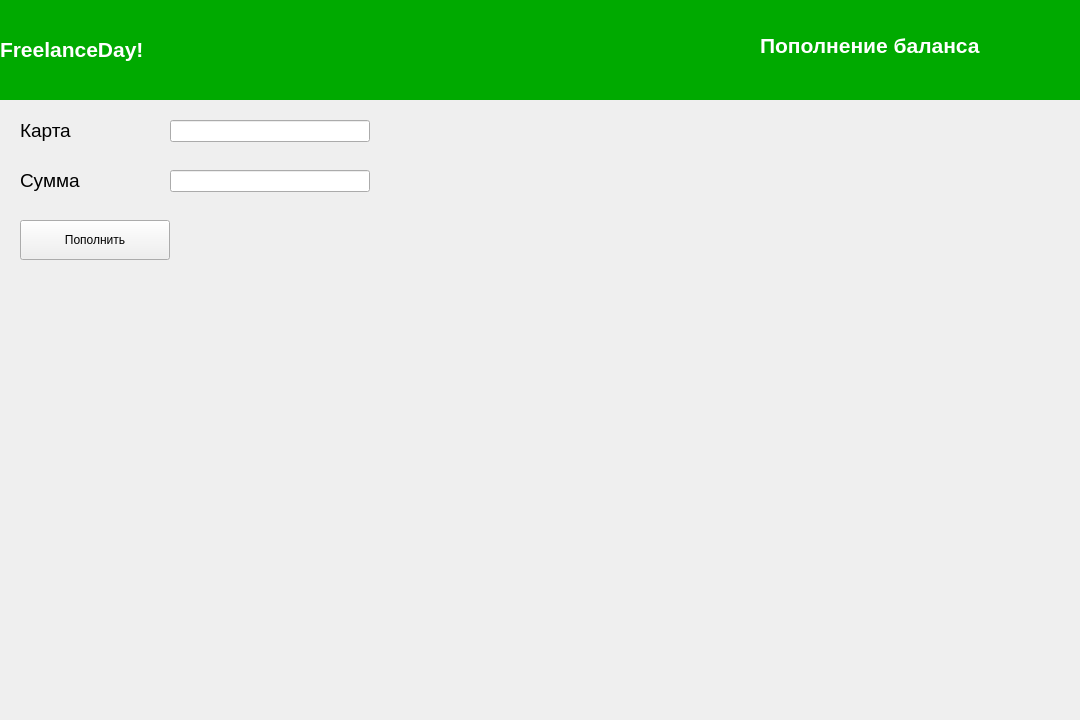
<?xml version="1.0" encoding="UTF-8"?>
<ui version="4.0">
 <class>Form</class>
 <widget class="QWidget" name="Form">
  <property name="geometry">
   <rect>
    <x>0</x>
    <y>0</y>
    <width>1080</width>
    <height>720</height>
   </rect>
  </property>
  <property name="windowTitle">
   <string>Form</string>
  </property>
  <widget class="QLabel" name="label">
   <property name="geometry">
    <rect>
     <x>0</x>
     <y>0</y>
     <width>1080</width>
     <height>100</height>
    </rect>
   </property>
   <property name="palette">
    <palette>
     <active>
      <colorrole role="WindowText">
       <brush brushstyle="SolidPattern">
        <color alpha="255">
         <red>0</red>
         <green>0</green>
         <blue>0</blue>
        </color>
       </brush>
      </colorrole>
      <colorrole role="Button">
       <brush brushstyle="SolidPattern">
        <color alpha="255">
         <red>0</red>
         <green>170</green>
         <blue>0</blue>
        </color>
       </brush>
      </colorrole>
      <colorrole role="Light">
       <brush brushstyle="SolidPattern">
        <color alpha="255">
         <red>0</red>
         <green>255</green>
         <blue>0</blue>
        </color>
       </brush>
      </colorrole>
      <colorrole role="Midlight">
       <brush brushstyle="SolidPattern">
        <color alpha="255">
         <red>0</red>
         <green>212</green>
         <blue>0</blue>
        </color>
       </brush>
      </colorrole>
      <colorrole role="Dark">
       <brush brushstyle="SolidPattern">
        <color alpha="255">
         <red>0</red>
         <green>85</green>
         <blue>0</blue>
        </color>
       </brush>
      </colorrole>
      <colorrole role="Mid">
       <brush brushstyle="SolidPattern">
        <color alpha="255">
         <red>0</red>
         <green>113</green>
         <blue>0</blue>
        </color>
       </brush>
      </colorrole>
      <colorrole role="Text">
       <brush brushstyle="SolidPattern">
        <color alpha="255">
         <red>0</red>
         <green>0</green>
         <blue>0</blue>
        </color>
       </brush>
      </colorrole>
      <colorrole role="BrightText">
       <brush brushstyle="SolidPattern">
        <color alpha="255">
         <red>255</red>
         <green>255</green>
         <blue>255</blue>
        </color>
       </brush>
      </colorrole>
      <colorrole role="ButtonText">
       <brush brushstyle="SolidPattern">
        <color alpha="255">
         <red>0</red>
         <green>0</green>
         <blue>0</blue>
        </color>
       </brush>
      </colorrole>
      <colorrole role="Base">
       <brush brushstyle="SolidPattern">
        <color alpha="255">
         <red>255</red>
         <green>255</green>
         <blue>255</blue>
        </color>
       </brush>
      </colorrole>
      <colorrole role="Window">
       <brush brushstyle="SolidPattern">
        <color alpha="255">
         <red>0</red>
         <green>170</green>
         <blue>0</blue>
        </color>
       </brush>
      </colorrole>
      <colorrole role="Shadow">
       <brush brushstyle="SolidPattern">
        <color alpha="255">
         <red>0</red>
         <green>0</green>
         <blue>0</blue>
        </color>
       </brush>
      </colorrole>
      <colorrole role="AlternateBase">
       <brush brushstyle="SolidPattern">
        <color alpha="255">
         <red>127</red>
         <green>212</green>
         <blue>127</blue>
        </color>
       </brush>
      </colorrole>
      <colorrole role="ToolTipBase">
       <brush brushstyle="SolidPattern">
        <color alpha="255">
         <red>255</red>
         <green>255</green>
         <blue>220</blue>
        </color>
       </brush>
      </colorrole>
      <colorrole role="ToolTipText">
       <brush brushstyle="SolidPattern">
        <color alpha="255">
         <red>0</red>
         <green>0</green>
         <blue>0</blue>
        </color>
       </brush>
      </colorrole>
     </active>
     <inactive>
      <colorrole role="WindowText">
       <brush brushstyle="SolidPattern">
        <color alpha="255">
         <red>0</red>
         <green>0</green>
         <blue>0</blue>
        </color>
       </brush>
      </colorrole>
      <colorrole role="Button">
       <brush brushstyle="SolidPattern">
        <color alpha="255">
         <red>0</red>
         <green>170</green>
         <blue>0</blue>
        </color>
       </brush>
      </colorrole>
      <colorrole role="Light">
       <brush brushstyle="SolidPattern">
        <color alpha="255">
         <red>0</red>
         <green>255</green>
         <blue>0</blue>
        </color>
       </brush>
      </colorrole>
      <colorrole role="Midlight">
       <brush brushstyle="SolidPattern">
        <color alpha="255">
         <red>0</red>
         <green>212</green>
         <blue>0</blue>
        </color>
       </brush>
      </colorrole>
      <colorrole role="Dark">
       <brush brushstyle="SolidPattern">
        <color alpha="255">
         <red>0</red>
         <green>85</green>
         <blue>0</blue>
        </color>
       </brush>
      </colorrole>
      <colorrole role="Mid">
       <brush brushstyle="SolidPattern">
        <color alpha="255">
         <red>0</red>
         <green>113</green>
         <blue>0</blue>
        </color>
       </brush>
      </colorrole>
      <colorrole role="Text">
       <brush brushstyle="SolidPattern">
        <color alpha="255">
         <red>0</red>
         <green>0</green>
         <blue>0</blue>
        </color>
       </brush>
      </colorrole>
      <colorrole role="BrightText">
       <brush brushstyle="SolidPattern">
        <color alpha="255">
         <red>255</red>
         <green>255</green>
         <blue>255</blue>
        </color>
       </brush>
      </colorrole>
      <colorrole role="ButtonText">
       <brush brushstyle="SolidPattern">
        <color alpha="255">
         <red>0</red>
         <green>0</green>
         <blue>0</blue>
        </color>
       </brush>
      </colorrole>
      <colorrole role="Base">
       <brush brushstyle="SolidPattern">
        <color alpha="255">
         <red>255</red>
         <green>255</green>
         <blue>255</blue>
        </color>
       </brush>
      </colorrole>
      <colorrole role="Window">
       <brush brushstyle="SolidPattern">
        <color alpha="255">
         <red>0</red>
         <green>170</green>
         <blue>0</blue>
        </color>
       </brush>
      </colorrole>
      <colorrole role="Shadow">
       <brush brushstyle="SolidPattern">
        <color alpha="255">
         <red>0</red>
         <green>0</green>
         <blue>0</blue>
        </color>
       </brush>
      </colorrole>
      <colorrole role="AlternateBase">
       <brush brushstyle="SolidPattern">
        <color alpha="255">
         <red>127</red>
         <green>212</green>
         <blue>127</blue>
        </color>
       </brush>
      </colorrole>
      <colorrole role="ToolTipBase">
       <brush brushstyle="SolidPattern">
        <color alpha="255">
         <red>255</red>
         <green>255</green>
         <blue>220</blue>
        </color>
       </brush>
      </colorrole>
      <colorrole role="ToolTipText">
       <brush brushstyle="SolidPattern">
        <color alpha="255">
         <red>0</red>
         <green>0</green>
         <blue>0</blue>
        </color>
       </brush>
      </colorrole>
     </inactive>
     <disabled>
      <colorrole role="WindowText">
       <brush brushstyle="SolidPattern">
        <color alpha="255">
         <red>0</red>
         <green>85</green>
         <blue>0</blue>
        </color>
       </brush>
      </colorrole>
      <colorrole role="Button">
       <brush brushstyle="SolidPattern">
        <color alpha="255">
         <red>0</red>
         <green>170</green>
         <blue>0</blue>
        </color>
       </brush>
      </colorrole>
      <colorrole role="Light">
       <brush brushstyle="SolidPattern">
        <color alpha="255">
         <red>0</red>
         <green>255</green>
         <blue>0</blue>
        </color>
       </brush>
      </colorrole>
      <colorrole role="Midlight">
       <brush brushstyle="SolidPattern">
        <color alpha="255">
         <red>0</red>
         <green>212</green>
         <blue>0</blue>
        </color>
       </brush>
      </colorrole>
      <colorrole role="Dark">
       <brush brushstyle="SolidPattern">
        <color alpha="255">
         <red>0</red>
         <green>85</green>
         <blue>0</blue>
        </color>
       </brush>
      </colorrole>
      <colorrole role="Mid">
       <brush brushstyle="SolidPattern">
        <color alpha="255">
         <red>0</red>
         <green>113</green>
         <blue>0</blue>
        </color>
       </brush>
      </colorrole>
      <colorrole role="Text">
       <brush brushstyle="SolidPattern">
        <color alpha="255">
         <red>0</red>
         <green>85</green>
         <blue>0</blue>
        </color>
       </brush>
      </colorrole>
      <colorrole role="BrightText">
       <brush brushstyle="SolidPattern">
        <color alpha="255">
         <red>255</red>
         <green>255</green>
         <blue>255</blue>
        </color>
       </brush>
      </colorrole>
      <colorrole role="ButtonText">
       <brush brushstyle="SolidPattern">
        <color alpha="255">
         <red>0</red>
         <green>85</green>
         <blue>0</blue>
        </color>
       </brush>
      </colorrole>
      <colorrole role="Base">
       <brush brushstyle="SolidPattern">
        <color alpha="255">
         <red>0</red>
         <green>170</green>
         <blue>0</blue>
        </color>
       </brush>
      </colorrole>
      <colorrole role="Window">
       <brush brushstyle="SolidPattern">
        <color alpha="255">
         <red>0</red>
         <green>170</green>
         <blue>0</blue>
        </color>
       </brush>
      </colorrole>
      <colorrole role="Shadow">
       <brush brushstyle="SolidPattern">
        <color alpha="255">
         <red>0</red>
         <green>0</green>
         <blue>0</blue>
        </color>
       </brush>
      </colorrole>
      <colorrole role="AlternateBase">
       <brush brushstyle="SolidPattern">
        <color alpha="255">
         <red>0</red>
         <green>170</green>
         <blue>0</blue>
        </color>
       </brush>
      </colorrole>
      <colorrole role="ToolTipBase">
       <brush brushstyle="SolidPattern">
        <color alpha="255">
         <red>255</red>
         <green>255</green>
         <blue>220</blue>
        </color>
       </brush>
      </colorrole>
      <colorrole role="ToolTipText">
       <brush brushstyle="SolidPattern">
        <color alpha="255">
         <red>0</red>
         <green>0</green>
         <blue>0</blue>
        </color>
       </brush>
      </colorrole>
     </disabled>
    </palette>
   </property>
   <property name="autoFillBackground">
    <bool>true</bool>
   </property>
   <property name="text">
    <string>&lt;html&gt;&lt;head/&gt;&lt;body&gt;&lt;p&gt;&lt;span style=&quot; font-size:16pt; font-weight:600; color:#ffffff;&quot;&gt;FreelanceDay!&lt;/span&gt;&lt;/p&gt;&lt;/body&gt;&lt;/html&gt;</string>
   </property>
   <property name="margin">
    <number>10</number>
   </property>
  </widget>
  <widget class="QLabel" name="label_2">
   <property name="geometry">
    <rect>
     <x>760</x>
     <y>20</y>
     <width>301</width>
     <height>51</height>
    </rect>
   </property>
   <property name="text">
    <string>&lt;html&gt;&lt;head/&gt;&lt;body&gt;&lt;p&gt;&lt;span style=&quot; font-size:16pt; font-weight:600; color:#ffffff;&quot;&gt;Пополнение баланса&lt;/span&gt;&lt;/p&gt;&lt;/body&gt;&lt;/html&gt;</string>
   </property>
  </widget>
  <widget class="QLineEdit" name="lineEdit_4">
   <property name="geometry">
    <rect>
     <x>170</x>
     <y>170</y>
     <width>200</width>
     <height>22</height>
    </rect>
   </property>
  </widget>
  <widget class="QLineEdit" name="lineEdit">
   <property name="geometry">
    <rect>
     <x>170</x>
     <y>120</y>
     <width>200</width>
     <height>22</height>
    </rect>
   </property>
  </widget>
  <widget class="QLabel" name="label_4">
   <property name="geometry">
    <rect>
     <x>20</x>
     <y>160</y>
     <width>111</width>
     <height>41</height>
    </rect>
   </property>
   <property name="text">
    <string>&lt;html&gt;&lt;head/&gt;&lt;body&gt;&lt;p&gt;&lt;span style=&quot; font-size:14pt;&quot;&gt;Сумма&lt;/span&gt;&lt;/p&gt;&lt;/body&gt;&lt;/html&gt;</string>
   </property>
  </widget>
  <widget class="QLabel" name="label_3">
   <property name="geometry">
    <rect>
     <x>20</x>
     <y>110</y>
     <width>101</width>
     <height>41</height>
    </rect>
   </property>
   <property name="text">
    <string>&lt;html&gt;&lt;head/&gt;&lt;body&gt;&lt;p&gt;&lt;span style=&quot; font-size:14pt;&quot;&gt;Карта&lt;/span&gt;&lt;/p&gt;&lt;/body&gt;&lt;/html&gt;</string>
   </property>
  </widget>
  <widget class="QPushButton" name="pushButton">
   <property name="geometry">
    <rect>
     <x>20</x>
     <y>220</y>
     <width>150</width>
     <height>40</height>
    </rect>
   </property>
   <property name="text">
    <string>Пополнить</string>
   </property>
  </widget>
 </widget>
 <resources/>
 <connections/>
</ui>
